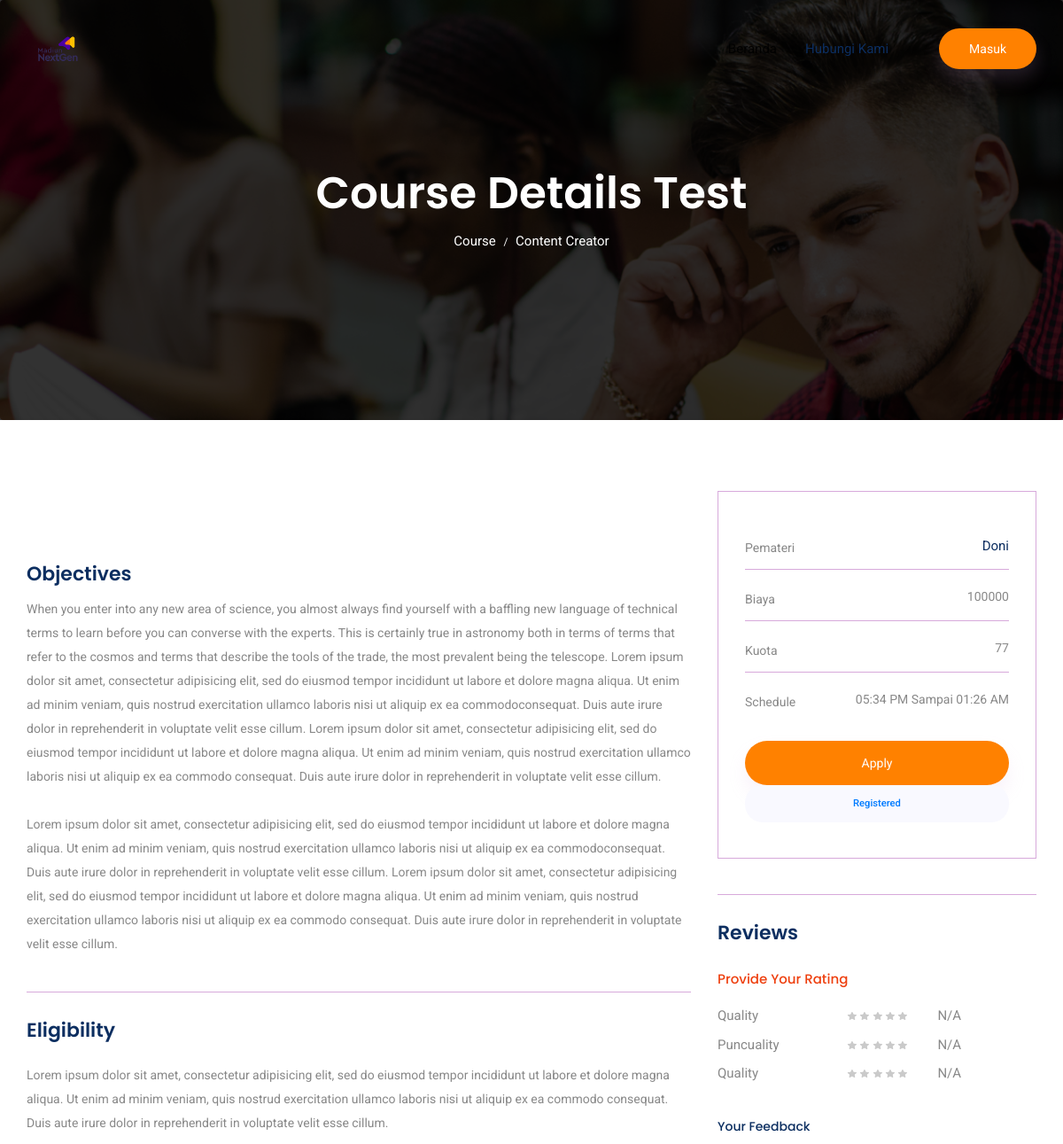
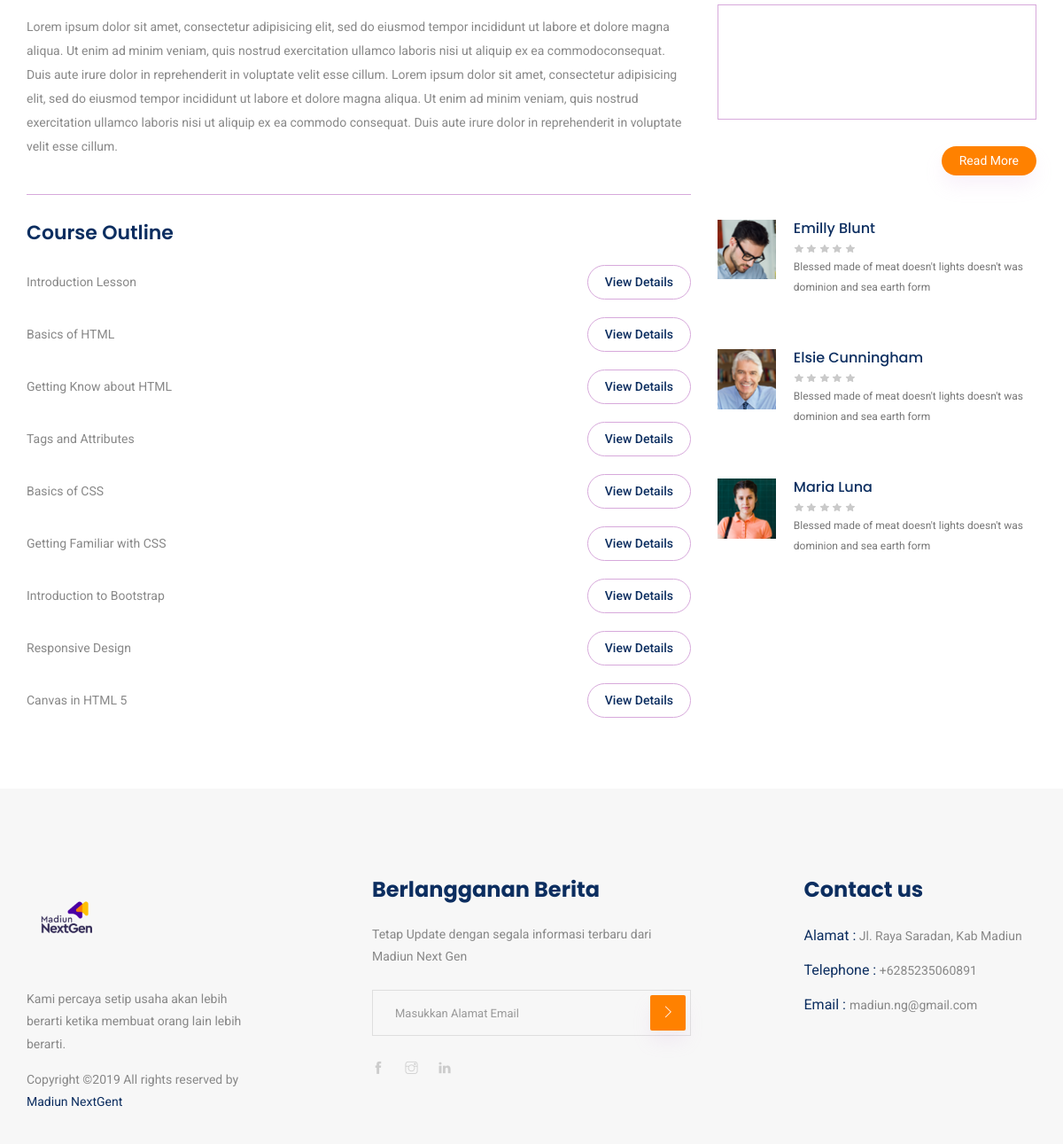
The page /Course-Details-Test on the database its author committed (2 pictures, top to bottom).
### tables this page shows
CREATE TABLE `course` (
  `course_id` int(11) NOT NULL,
  `image_course` varchar(1000) DEFAULT NULL,
  `preview` varchar(1000) DEFAULT NULL,
  `objective` text DEFAULT NULL,
  `eligibility` text DEFAULT NULL,
  `outline` text DEFAULT NULL,
  `status` smallint(6) DEFAULT NULL,
  `create_time` timestamp NULL DEFAULT current_timestamp(),
  `update_time` timestamp NULL DEFAULT NULL,
  `create_by` int(11) DEFAULT NULL,
  `update_by` int(11) DEFAULT NULL,
  `ip_address` varchar(15) DEFAULT NULL,
  `title` varchar(50) DEFAULT NULL,
  `course_category_id` int(11) DEFAULT NULL,
  `index_course` varchar(200) DEFAULT NULL
);

CREATE TABLE `course_category` (
  `course_category_id` int(11) NOT NULL,
  `course_category_name` varchar(50) DEFAULT NULL,
  `status` smallint(6) DEFAULT NULL,
  `create_time` timestamp NULL DEFAULT current_timestamp(),
  `update_time` timestamp NULL DEFAULT NULL,
  `create_by` int(11) DEFAULT NULL,
  `update_by` int(11) DEFAULT NULL,
  `ip_address` varchar(15) DEFAULT NULL
);

CREATE TABLE `account` (
  `account_id` int(11) NOT NULL,
  `name` varchar(100) DEFAULT NULL,
  `gender` smallint(6) DEFAULT NULL,
  `address` varchar(1000) DEFAULT NULL,
  `image` varchar(1000) DEFAULT NULL,
  `born_date` date DEFAULT NULL,
  `phone_number` varchar(15) DEFAULT NULL,
  `instagram_id` varchar(25) DEFAULT NULL,
  `email` varchar(50) DEFAULT NULL,
  `password` varchar(1000) DEFAULT NULL,
  `status` smallint(6) DEFAULT NULL,
  `role` smallint(6) DEFAULT NULL,
  `create_time` timestamp NULL DEFAULT current_timestamp(),
  `update_time` timestamp NULL DEFAULT NULL,
  `create_by` int(11) DEFAULT NULL,
  `update_by` int(11) DEFAULT NULL,
  `ip_address` varchar(15) DEFAULT NULL
);

CREATE TABLE `schedule` (
  `schedule_id` int(11) NOT NULL,
  `course_id` int(11) DEFAULT NULL,
  `account_id` int(11) DEFAULT NULL,
  `type` smallint(6) DEFAULT NULL,
  `fee` int(11) DEFAULT NULL,
  `start_time` timestamp NULL DEFAULT NULL,
  `finish_time` timestamp NULL DEFAULT NULL,
  `place` varchar(1000) DEFAULT NULL,
  `quota` int(11) DEFAULT NULL,
  `status` smallint(6) DEFAULT NULL,
  `create_time` timestamp NULL DEFAULT current_timestamp(),
  `update_time` timestamp NULL DEFAULT NULL,
  `create_by` int(11) DEFAULT NULL,
  `update_by` int(11) DEFAULT NULL,
  `ip_address` varchar(15) DEFAULT NULL
);

### application/views/course_detail.php (the view, shortened to what the rows shown need)
<section class="breadcrumb breadcrumb_bg">
    <div class="container">
        <div class="row">
            <div class="col-lg-12">
                <div class="breadcrumb_iner text-center">
                    <div class="breadcrumb_iner_item">
                        <h2><?php echo $course_title ?></h2>
                        <p>Course <span>/</span> <?php echo $course_kategori ?> </p>
                    </div>
                </div>
            </div>
        </div>
    </div>
</section>
<section class="course_details_area section_padding">
    <div class="container">
        <div class="row">
            <div class="col-lg-8 course_details_left">
                <div class="content_wrapper">
                    <h4 class="title_top">Objectives</h4>
                    <div class="content">
                        <?php echo $course_objective ?>
                        <br>
                        <br>
                        Lorem ipsum dolor sit amet, consectetur adipisicing elit, sed do eiusmod tempor
                        incididunt ut labore et dolore
                        magna aliqua. Ut enim ad minim veniam, quis nostrud exercitation ullamco laboris nisi
                        ut aliquip ex ea
                        commodoconsequat. Duis aute irure dolor in reprehenderit in voluptate velit esse
                        cillum. Lorem ipsum dolor sit
                        amet, consectetur adipisicing elit, sed do eiusmod tempor incididunt ut labore et
                        dolore magna aliqua. Ut enim
                        ad minim veniam, quis nostrud exercitation ullamco laboris nisi ut aliquip ex ea
                        commodo consequat. Duis aute
                        irure dolor in reprehenderit in voluptate velit esse cillum.
                    </div>
                    <h4 class="title">Eligibility</h4>
                    <div class="content">
                        Lorem ipsum dolor sit amet, consectetur adipisicing elit, sed do eiusmod tempor
                        incididunt ut labore et dolore
                        magna aliqua. Ut enim ad minim veniam, quis nostrud exercitation ullamco laboris nisi
                        ut aliquip ex ea commodo
                        consequat. Duis aute irure dolor in reprehenderit in voluptate velit esse cillum.
                        <br>
                        <br>
                        Lorem ipsum dolor sit amet, consectetur adipisicing elit, sed do eiusmod tempor
                        incididunt ut labore et dolore
                        magna aliqua. Ut enim ad minim veniam, quis nostrud exercitation ullamco laboris nisi
                        ut aliquip ex ea
                        commodoconsequat. Duis aute irure dolor in reprehenderit in voluptate velit esse
                        cillum. Lorem ipsum dolor sit
                        amet, consectetur adipisicing elit, sed do eiusmod tempor incididunt ut labore et
                        dolore magna aliqua. Ut enim
                        ad minim veniam, quis nostrud exercitation ullamco laboris nisi ut aliquip ex ea
                        commodo consequat. Duis aute
                        irure dolor in reprehenderit in voluptate velit esse cillum.
                    </div>
                    <h4 class="title">Course Outline</h4>
                    <div class="content">
                        <ul class="course_list">
                        </ul>
                    </div>
                </div>
            </div>
            <div class="col-lg-4 right-contents">
                <div class="sidebar_top">
                    <ul>
                        <li>
                            <a class="justify-content-between d-flex" href="#">
                                <p>Pemateri </p>
                                <span class="color"><?php echo $course_name_pemateri ?></span>
                            </a>
                        </li>
                        <li>
                            <a class="justify-content-between d-flex" href="#">
                                <p>Biaya </p>
                                <span><?php echo $course_fee ?></span>
                            </a>
                        </li>
                        <li>
                            <a class="justify-content-between d-flex" href="#">
                                <p>Kuota </p>
                                <span><?php echo $course_quota ?></span>
                            </a>
                        </li>
                        <li>
                            <a class="justify-content-between d-flex" href="#">
                                <p>Schedule </p>
                                <span>
                                    <?php
                                    $start_course = new DateTime($course_start_time);
                                    $finish_course = new DateTime($course_finish_time);
                                    echo $start_course->format('h:i A').' Sampai '.$finish_course->format('h:i A');
                                    ?>
                                </span>
                            </a>
                        </li>
                    </ul>
                </div>
            </div>
        </div>
    </div>
</section>

### rows shown on the page
course: title "Course Details Test", course_category.course_category_name "Content Creator", objective "When you enter into any new area of science, you almost always find yourself with a baffling new language of technical terms to learn before you can converse with the experts. This is certainly true in astronomy both in terms of terms that refer to the cosmos and terms that describe the tools of the trade, the most prevalent being the telescope. Lorem ipsum dolor sit amet, consectetur adipisicing elit, sed do eiusmod tempor incididunt ut labore et dolore magna aliqua. Ut enim ad minim veniam, quis nostrud exercitation ullamco laboris nisi ut aliquip ex ea commodoconsequat. Duis aute irure dolor in reprehenderit in voluptate velit esse cillum. Lorem ipsum dolor sit amet, consectetur…", account.name "Doni", schedule.fee "100000", schedule.quota "77", schedule.start_time "05:34 PM", schedule.finish_time "01:26 AM"
